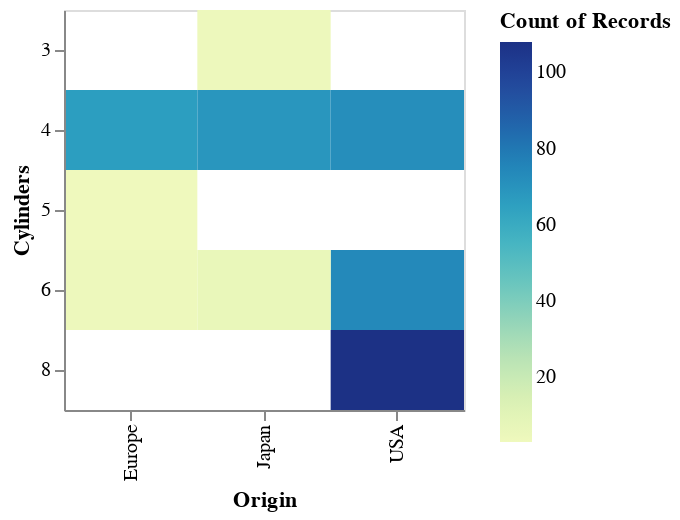

Notebook cell for this chart:
### Markdown cell above
#### Example 4. Heatmap of Cylinders vs. Origin in Cars Dataset

### Code cell
alt.Chart(cars).mark_rect().encode(
    y='Cylinders:O',
    x='Origin:O',
    color = 'count():Q'
).properties(
    width=200,
    height=200
)

### Figure 1 — Vega-Lite specification as saved in the notebook (floating-point values rounded to 4 significant figures; data arrays with more than 128 entries replaced by an {"elided": "..."} marker saying what was removed)
{"config": {"view": {"continuousWidth": 400, "continuousHeight": 300}}, "data": {"name": "data-f02450ab61490a1363517a0190416235"}, "mark": "rect", "encoding": {"color": {"type": "quantitative", "aggregate": "count"}, "x": {"type": "ordinal", "field": "Origin"}, "y": {"type": "ordinal", "field": "Cylinders"}}, "height": 200, "width": 200, "$schema": "https://vega.github.io/schema/vega-lite/v4.8.1.json", "datasets": {"data-f02450ab61490a1363517a0190416235": {"elided": "406 records"}}}
